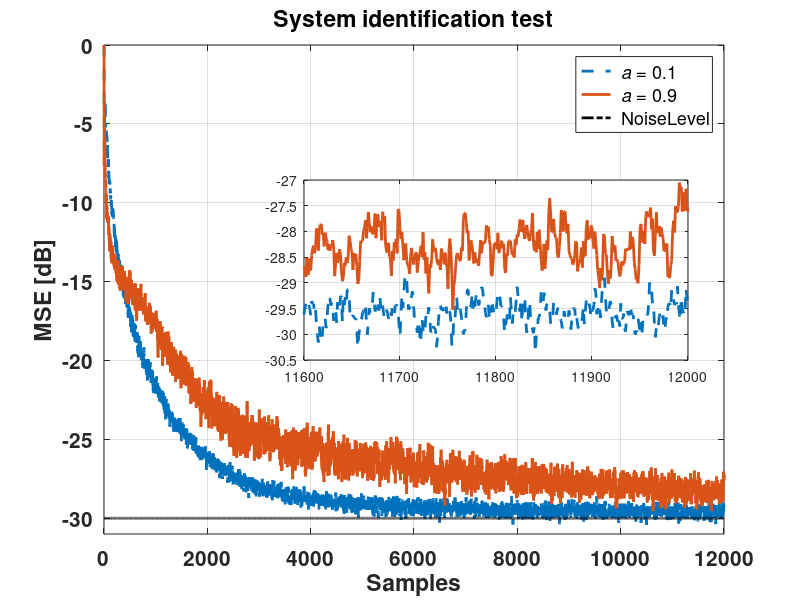

Recreate this plot in MATLAB. (Note: this script raises an error after producing the figure.)
clc; clear; close all;
load a1.mat
load a2.mat
figure; grid on; hold on; box on;
set(gca, 'fontweight', 'bold', 'FontSize', 15);
f1 = plot(msgd1, '--', 'linewidth', 2);
f2 = plot(msgd2, '-', 'linewidth', 2);
plot(-30*ones(size(msgd1)), 'k-.', 'linewidth', 2);
ylim([-31, 0]);
title('\bfSystem identification test'); xlabel('Samples'); ylabel('MSE [dB]');

h1 = legend(' {\ita} = 0.1', ' {\ita} = 0.9', ' NoiseLevel');
set(h1, 'fontsize', 13, 'location', 'northeast', 'box', 'on');

axes('position', [0.38, 0.4, 0.48, 0.3]);
ind = length(msgd1)-400:length(msgd1);
hold on; box on; grid on;
f3 = plot(ind, msgd1(ind), '--', 'linewidth', 2);
f4 = plot(ind, msgd2(ind), '-', 'linewidth', 2);
nummarkers([f3, f4], 10);
set(gca, 'XTicklabel', [11600, 11700, 11800, 11900, 12000]);
set(gca, 'fontweight', 'bold', 'FontSize', 10);